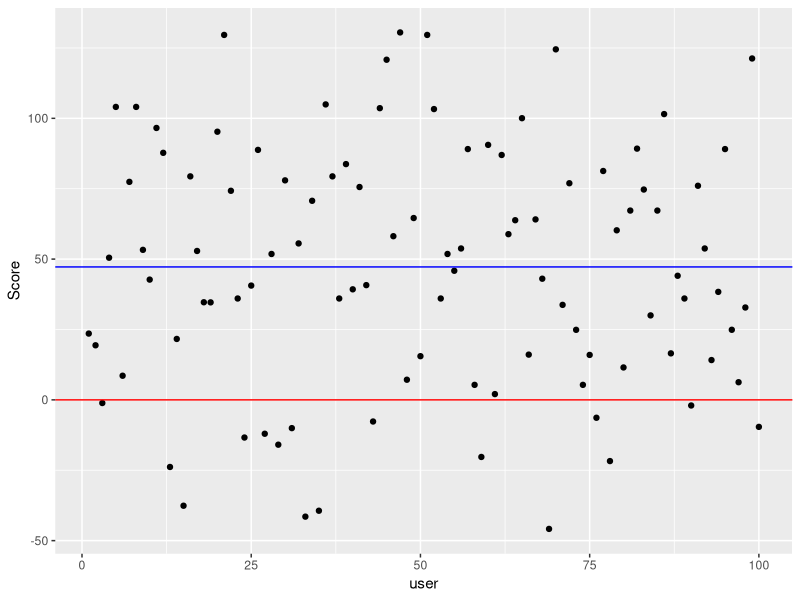

Write the R code that produced this figure.
## ---- chunk 1
# Packages
library(tidyverse)
library(modelr)
options(na.action = na.warn)
## ---- chunk 2
# Create test set, each column representing a question in the "should you get a dog?" function
Input.df <-  data.frame(AgeInput=integer(),HomeInput=integer(),MentalHealthInput=integer(),PhysicalHealthInput=integer(),LivingWithInput=integer(),AllergiesInput=integer(),PriorOwnershipInput=integer(),ExpensesInput=integer(), Score=double())
# sample size (num of users to simulate)
N <- 100 

# For each user (row) in test set, generate inputs to each question (column)
for (i in 1:N) {
  
  # Generate random inputs 
  AgeInput <- sample(0:100, 1) #number = age
  HomeInput <- sample(0:1, 1) #0 = house, 1=apartment
  MentalHealthInput <- sample(0:1, 1) #0 = yes, 1=no
  PhysicalHealthInput <- sample(0:1, 1) #0 = yes, 1=no
  LivingWithInput <- sample(0:1, 1) #0 = alone, 1=withOthers
  AllergiesInput <- sample(0:1, 1) #0 = yes, 1=no
  PriorOwnershipInput <- sample(0:1, 1) #0 = yes, 1=no
  ExpensesInput <- sample(0:2, 1) #0 = above, 1=equal, 2=below
  Score <- 0
  
  x <- matrix(c(AgeInput, HomeInput, MentalHealthInput, PhysicalHealthInput, LivingWithInput, AllergiesInput, PriorOwnershipInput, ExpensesInput, Score), nrow = 1)
  
  # Add user's inputs to test set
  df.new = data.frame(x)
  Input.df <- rbind(Input.df, df.new)
}

# Assign each user an id
Input.df$id <- seq.int(nrow(Input.df))
names(Input.df) <- c("AgeInput", "HomeInput", "MentalHealthInput", "PhysicalHealthInput", "LivingWithInput", "AllergiesInput", "PriorOwnershipInput", "ExpensesInput", "Score", "id")
## ---- chunk 3
  Elderly <- 25.5689
  Child <- 4.3575
  DesireMentalHealth <- 15.8612
  DesirePhysicalHealth <- 8.3625
  HasAllergies <- -6.45491
  House <- 29.3397
  LivesAlone <- 3.7785
  LivesWOthers <- 3.3325
  HasPriorOwnership <- 2 #?
  LowerWillingnessToPay <- -44.7118
  HigherWillingnessToPay <- 44.7118
## ---- chunk 4

# For each user in test set, calculate their score using our "should you get a dog?" function
 for (i in 1:N) { 
   
    UserScore <- 0
  
  # Q: How old are you? 
      AgeInput <- Input.df$AgeInput[Input.df$id == i]
      # super elderly
      if (AgeInput >= 80) {
        UserScore <- UserScore + 0
      # elderly
      } else if (AgeInput >= 65) {
        UserScore <- UserScore + Elderly
      # adult  
      } else if (AgeInput > 18) {
        UserScore <- UserScore + 0
      # child
      } else {
        UserScore <- UserScore + Child
      }

  #Q: What is your home like?
      HomeInput <- Input.df$HomeInput[Input.df$id == i]
      # lives in a house
      if (HomeInput == 0) {
        UserScore <- UserScore +  House
      # lives in an apartment
      } else {
        UserScore <- UserScore +  0
      }
  
  #Q: Do you desire mental/emotional health benefits from owning a dog?
      MentalHealthInput <- Input.df$MentalHealthInput[Input.df$id == i]
      if (MentalHealthInput == 0) {
        UserScore <- UserScore +  DesireMentalHealth
      } else {
        UserScore <- UserScore +  0
      }

  #Q: Do you desire physical health benefits from owning a dog?
      PhysicalHealthInput <- Input.df$PhysicalHealthInput[Input.df$id == i]
      if (PhysicalHealthInput == 0) {
        UserScore <- UserScore +  DesirePhysicalHealth
      } else {
        UserScore <- UserScore +  0
      }

  #Q: Do you live alone?
      LivingWithInput <- Input.df$LivingWithInput[Input.df$id == i]
      # lives alone
      if (LivingWithInput == 0) {
        UserScore <- UserScore +  LivesAlone 
      #lives with others
      } else {
        UserScore <- UserScore +  LivesWOthers
      }

  #Q: Are you or anyone in your household allergic to dogs?
      AllergiesInput <- Input.df$AllergiesInput[Input.df$id == i]
      # has allergies
      if (AllergiesInput == 0) {
        UserScore <- UserScore +  HasAllergies
      # does not have allergies
      } else {
        UserScore <- UserScore +  0
      }

  #Q: Have you owned a dog in the past?
      PriorOwnershipInput <- Input.df$PriorOwnershipInput[Input.df$id == i]
      # has prior dog ownership
      if (PriorOwnershipInput == 0) {
        UserScore <- UserScore +  HasPriorOwnership
      # has prior dog ownership
      } else {
        UserScore <- UserScore +  LivesWOthers
      }

  #Q: The average monthly cost of owning a dog is $171.24 (ranges from $55.47 - $395.69). Would you be able/willing to pay equal to that amount, below that amount or above that amount for your dog?
      ExpensesInput <- Input.df$ExpensesInput[Input.df$id == i]
      # willing/able to pay above monthly average
      if (ExpensesInput == 0) {
       UserScore <- UserScore +  LowerWillingnessToPay 
      # willing/able to pay equal to monthly average
      } else if (ExpensesInput == 1) {
        UserScore <- UserScore +  0
      # willing/able to pay under monthly average
      } else {
        UserScore <- UserScore +  HigherWillingnessToPay 
      }

  # Set user's test score as calculated score
  Input.df$Score[Input.df$id == i] <- UserScore
  
}
## ---- chunk 5
# Plot distribution of scores for all users in test set
ScorePlot <- ggplot(Input.df, aes(id, Score)) + 
  geom_point()

ScorePlot <- ScorePlot + labs(x = "user")
ScorePlot <- ScorePlot  + geom_hline(yintercept = 0, color= "red") #theshold: score = 0
ScorePlot <- ScorePlot  + geom_hline(yintercept = mean(Input.df$Score), color="blue") #average score
ScorePlot 

# Calculate the average score for test set
AverageScore <- mean(Input.df$Score)
print(AverageScore)

# Calculate how many users should and should not get a dog
ShouldGetADog <- count(Input.df, Input.df$Score > 0)
print(ShouldGetADog)
